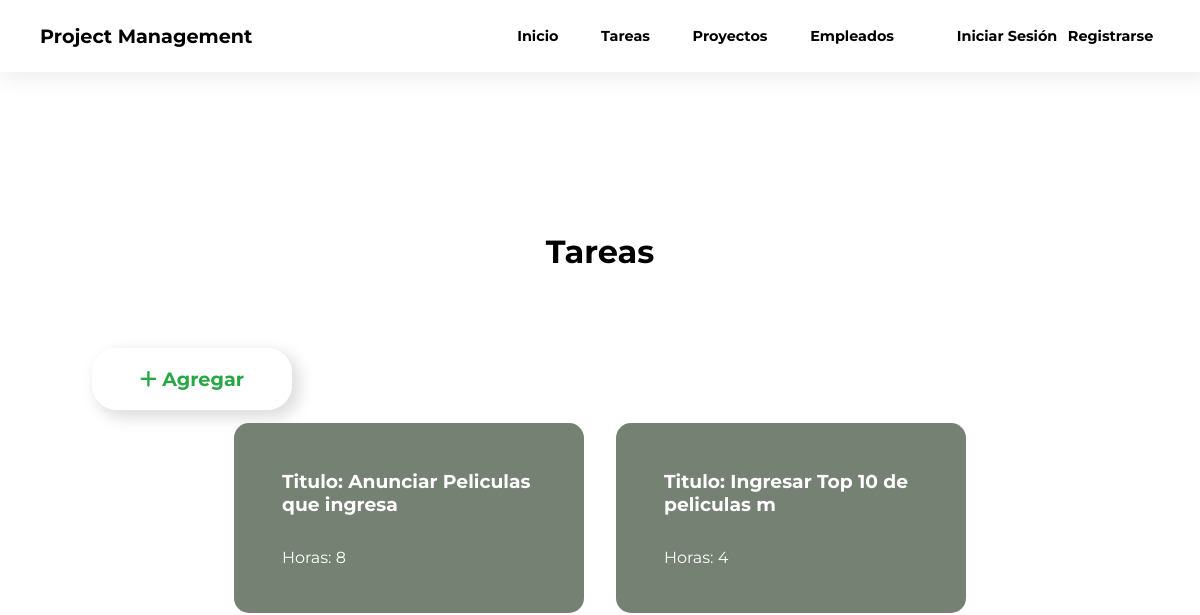
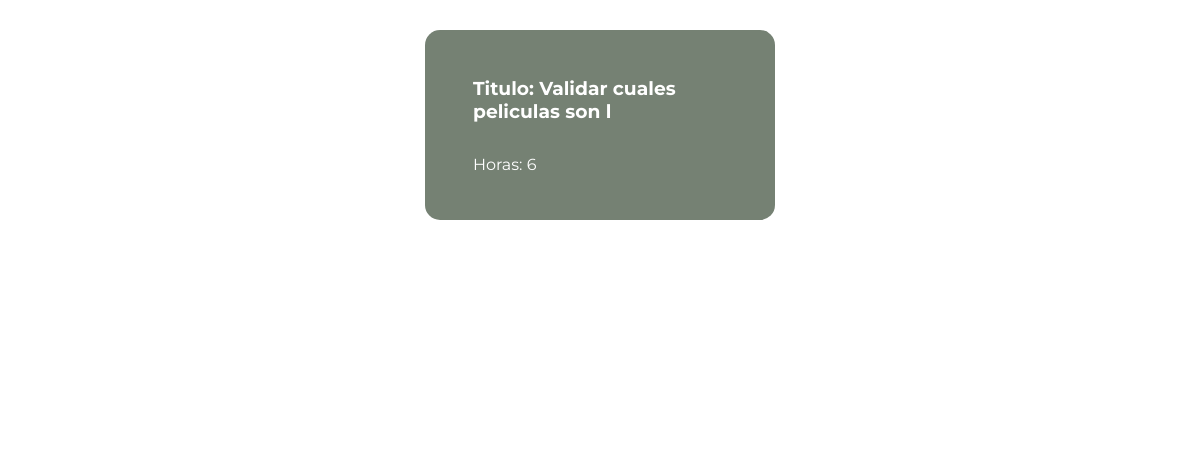
The page /Views/tareas (upper part) on the database as committed earlier (2 pictures, top to bottom).
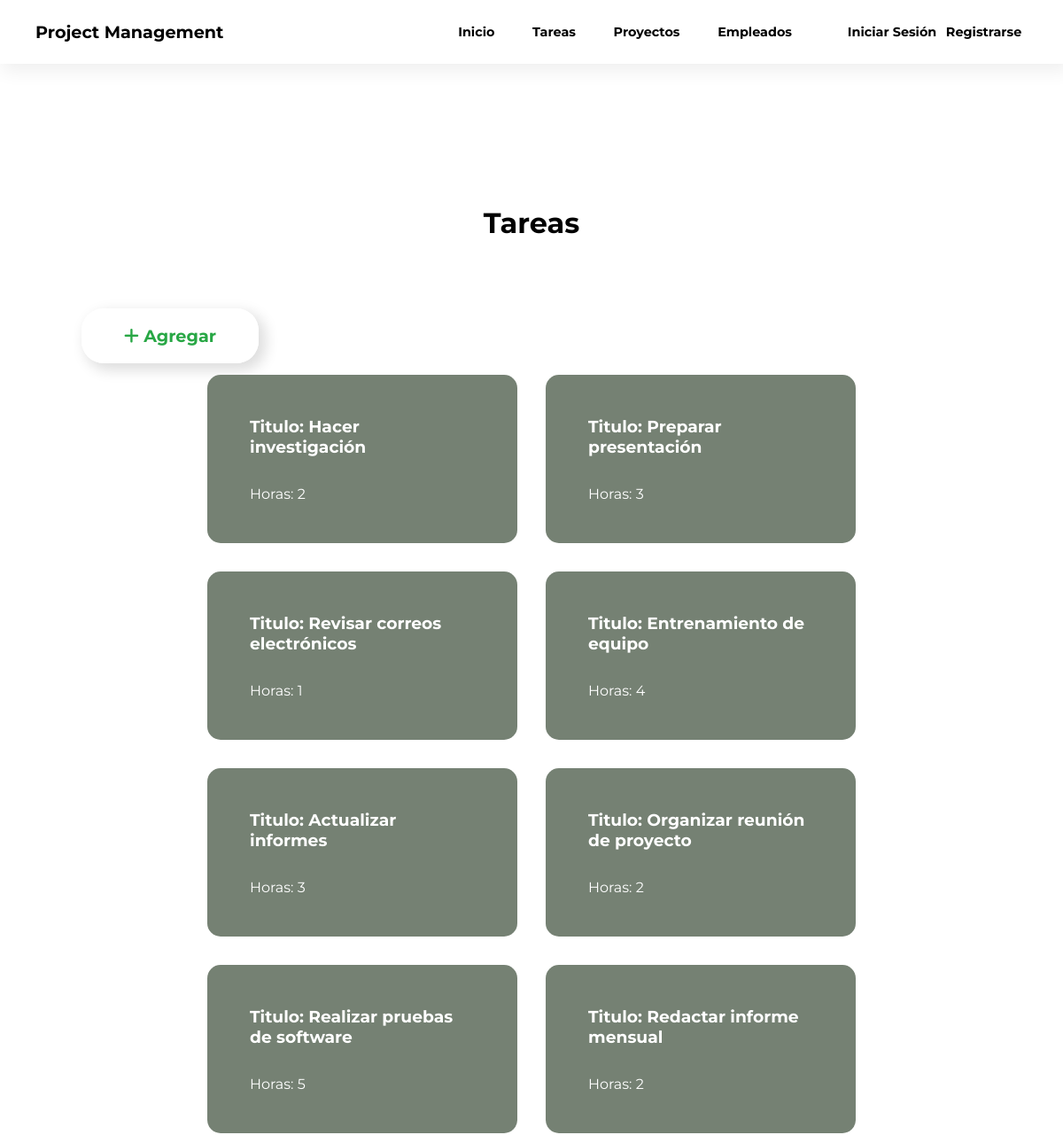
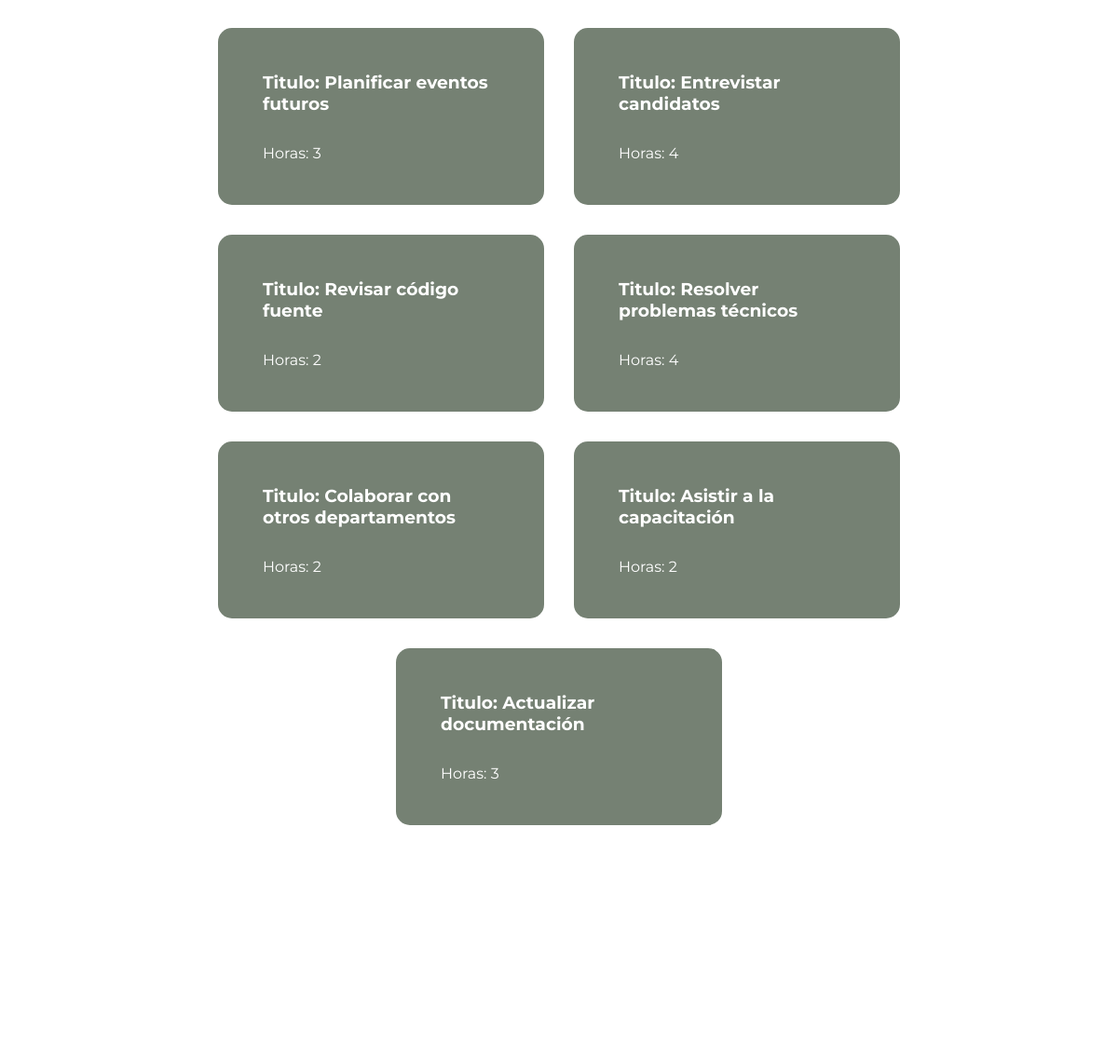
The same page on the database as committed later (2 pictures, top to bottom).
### tables this page shows
CREATE TABLE Tareas (
	id_tarea INT PRIMARY KEY AUTO_INCREMENT,
    titulo VARCHAR(50),
    horas INT
);

### Models/tareasModel.php (called while the page is built, shortened)
<?php
    class TareasModel {
        public static function obtenerTareas() {
            $database = OpenDataBase();
            $result = $database->query("SELECT * FROM Tareas");
            $tareas = $result->fetch_all(MYSQLI_ASSOC);
            return $tareas;
        }
}
?>

### Controllers/tareasController.php (the view, shortened to what this page needs)
<?php
    include_once(MODELS_PATH . "/tareasModel.php");
    function mostrarTareas() {
        $tareas = TareasModel::obtenerTareas();
        echo '<div class="tareas-container">';
        foreach ($tareas as $tarea) {
            echo '<div class="tarea">
                <h3>Titulo: ' . $tarea["titulo"]  . '</h3>
                <p>Horas: ' . $tarea["horas"] . '</p>
                <div class="opciones">
                        <a href="' . ROOT . "/Views/tareas?eliminar=" . $tarea["id_tarea"]  . '" class="delete-empleado">
                            <i class="fa-solid fa-trash"></i>
                        </a>
                        <a href="' . ROOT . "/Views/tareas/agregartareas.php?actualizar=" . $tarea["id_tarea"]  . '" class="edit-empleado">
                            <i class="fa-solid fa-pen-to-square"></i>
                        </a>
                    </div>
            </div>';
        }
        echo '</div>';
    }

Rows that differ between the two databases and show on the page:
changed tareas: titulo "Anunciar Peliculas que ingresa" → "Hacer investigación"; horas "8" → "2"
changed tareas: titulo "Ingresar Top 10 de peliculas m" → "Preparar presentación"; horas "4" → "3"
changed tareas: titulo "Validar cuales peliculas son l" → "Revisar correos electrónicos"; horas "6" → "1"
added tareas: titulo "Entrenamiento de equipo", horas "4"
added tareas: titulo "Actualizar informes", horas "3"
added tareas: titulo "Organizar reunión de proyecto", horas "2"
added tareas: titulo "Realizar pruebas de software", horas "5"
added tareas: titulo "Redactar informe mensual", horas "2"
added tareas: titulo "Planificar eventos futuros", horas "3"
added tareas: titulo "Entrevistar candidatos", horas "4"
added tareas: titulo "Revisar código fuente", horas "2"
added tareas: titulo "Resolver problemas técnicos", horas "4"
added tareas: titulo "Colaborar con otros departamentos", horas "2"
added tareas: titulo "Asistir a la capacitación", horas "2"
added tareas: titulo "Actualizar documentación", horas "3"
